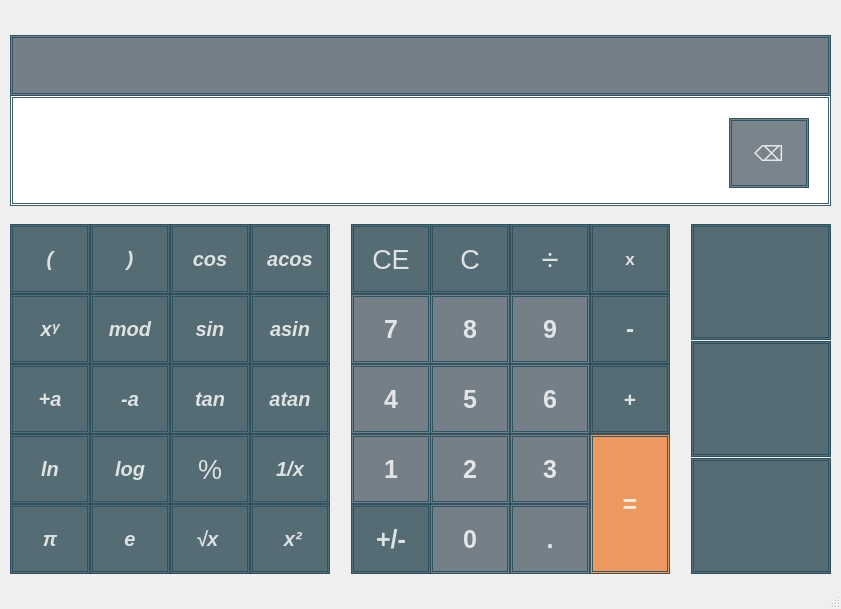
<?xml version="1.0" encoding="UTF-8"?>
<ui version="4.0">
 <class>smartcalc</class>
 <widget class="QMainWindow" name="smartcalc">
  <property name="geometry">
   <rect>
    <x>0</x>
    <y>0</y>
    <width>841</width>
    <height>609</height>
   </rect>
  </property>
  <property name="windowTitle">
   <string>smartcalc</string>
  </property>
  <property name="autoFillBackground">
   <bool>true</bool>
  </property>
  <widget class="QWidget" name="centralwidget">
   <widget class="QPushButton" name="push_erase">
    <property name="geometry">
     <rect>
      <x>729</x>
      <y>118</y>
      <width>80</width>
      <height>70</height>
     </rect>
    </property>
    <property name="font">
     <font>
      <pointsize>16</pointsize>
      <italic>false</italic>
      <bold>false</bold>
      <underline>false</underline>
      <strikeout>false</strikeout>
     </font>
    </property>
    <property name="styleSheet">
     <string notr="true"> QPushButton#push_erase {
     background-color: rgba(65, 79, 92, 0.7);
     border-style: double;
     border-width: 3px;
     border-color: rgba(42, 78, 92, 0.9); 
     min-width: 2em;
     padding: 1px;
	 color: rgba(255, 255, 255, 0.8);
 }
 QPushButton#push_erase:pressed {
     background-color: rgb(42, 78, 92);
     border-style: inset;
 }</string>
    </property>
    <property name="text">
     <string>⌫</string>
    </property>
   </widget>
   <widget class="QPushButton" name="push_acos">
    <property name="geometry">
     <rect>
      <x>250</x>
      <y>224</y>
      <width>80</width>
      <height>70</height>
     </rect>
    </property>
    <property name="font">
     <font>
      <pointsize>15</pointsize>
      <italic>true</italic>
      <bold>true</bold>
      <strikeout>false</strikeout>
     </font>
    </property>
    <property name="styleSheet">
     <string notr="true"> QPushButton#push_acos {
     background-color: rgba(20, 52, 65, 0.7);
     border-style: double;
     border-width: 3px;
     border-color: rgba(42, 78, 92, 0.9); 
     min-width: 2em;
     padding: 1px;
	 color: rgba(255, 255, 255, 0.8);
 }
 QPushButton#push_acos:pressed {
     background-color: rgb(108, 63, 0);
     border-style: inset;
 }</string>
    </property>
    <property name="text">
     <string>acos</string>
    </property>
   </widget>
   <widget class="QPushButton" name="push_pl_min">
    <property name="geometry">
     <rect>
      <x>351</x>
      <y>504</y>
      <width>80</width>
      <height>70</height>
     </rect>
    </property>
    <property name="font">
     <font>
      <pointsize>-1</pointsize>
      <italic>false</italic>
      <bold>true</bold>
     </font>
    </property>
    <property name="styleSheet">
     <string notr="true"> QPushButton#push_pl_min {
     background-color: rgba(20, 52, 65, 0.7);
     border-style: double;
     border-width: 3px;
     border-color: rgba(42, 78, 92, 0.9); 
     font: bold 25px;
     min-width: 2em;
     padding: 1px;
	 color: rgba(255, 255, 255, 0.8);
 }
 QPushButton#push_pl_min:pressed {
     background-color: rgb(108, 63, 0);
     border-style: inset;
 }</string>
    </property>
    <property name="text">
     <string>+/-</string>
    </property>
   </widget>
   <widget class="QPushButton" name="push_1">
    <property name="geometry">
     <rect>
      <x>351</x>
      <y>434</y>
      <width>80</width>
      <height>70</height>
     </rect>
    </property>
    <property name="font">
     <font>
      <pointsize>-1</pointsize>
      <italic>false</italic>
      <bold>true</bold>
     </font>
    </property>
    <property name="styleSheet">
     <string notr="true"> QPushButton#push_1 {
     background-color: rgba(65, 79, 92, 0.7);
     border-style: double;
     border-width: 3px;
     border-color: rgba(42, 78, 92, 0.9); 
     font: bold 25px;
     min-width: 2em;
     padding: 1px;
	 color: rgba(255, 255, 255, 0.8);
 }
 QPushButton#push_1:pressed {
     background-color: rgb(42, 78, 92);
     border-style: inset;
 }</string>
    </property>
    <property name="text">
     <string>1</string>
    </property>
   </widget>
   <widget class="QPushButton" name="push_4">
    <property name="geometry">
     <rect>
      <x>351</x>
      <y>364</y>
      <width>80</width>
      <height>70</height>
     </rect>
    </property>
    <property name="font">
     <font>
      <pointsize>-1</pointsize>
      <italic>false</italic>
      <bold>true</bold>
     </font>
    </property>
    <property name="styleSheet">
     <string notr="true"> QPushButton#push_4 {
     background-color: rgba(65, 79, 92, 0.7);
     border-style: double;
     border-width: 3px;
     border-color: rgba(42, 78, 92, 0.9); 
     font: bold 25px;
     min-width: 2em;
     padding: 1px;
	 color: rgba(255, 255, 255, 0.8);
 }
 QPushButton#push_4:pressed {
     background-color: rgb(42, 78, 92);
     border-style: inset;
 }</string>
    </property>
    <property name="text">
     <string>4</string>
    </property>
   </widget>
   <widget class="QPushButton" name="push_square">
    <property name="geometry">
     <rect>
      <x>250</x>
      <y>504</y>
      <width>80</width>
      <height>70</height>
     </rect>
    </property>
    <property name="font">
     <font>
      <pointsize>15</pointsize>
      <italic>true</italic>
      <bold>true</bold>
      <strikeout>false</strikeout>
     </font>
    </property>
    <property name="styleSheet">
     <string notr="true"> QPushButton#push_square {
     background-color: rgba(20, 52, 65, 0.7);
     border-style: double;
     border-width: 3px;
     border-color: rgba(42, 78, 92, 0.9); 
     min-width: 2em;
     padding: 1px;
	 color: rgba(255, 255, 255, 0.8);
 }
 QPushButton#push_square:pressed {
     background-color: rgb(108, 63, 0);
     border-style: inset;
 }</string>
    </property>
    <property name="text">
     <string> x²</string>
    </property>
   </widget>
   <widget class="QPushButton" name="push_eq">
    <property name="geometry">
     <rect>
      <x>590</x>
      <y>434</y>
      <width>80</width>
      <height>140</height>
     </rect>
    </property>
    <property name="font">
     <font>
      <pointsize>-1</pointsize>
      <italic>false</italic>
      <bold>true</bold>
     </font>
    </property>
    <property name="styleSheet">
     <string notr="true"> QPushButton#push_eq {
     background-color: rgba(233, 116, 36, 0.7);
     border-style: double;
     border-width: 3px;
     border-color: rgba(42, 78, 92, 0.9); 
     font: bold 25px;
     min-width: 2em;
     padding: 1px;
	 color: rgba(255, 255, 255, 0.8);
 }
 QPushButton#push_eq:pressed {
     background-color: rgb(20, 52, 65);
     border-style: inset;
 }</string>
    </property>
    <property name="text">
     <string>=</string>
    </property>
   </widget>
   <widget class="QPushButton" name="push_tan">
    <property name="geometry">
     <rect>
      <x>170</x>
      <y>364</y>
      <width>80</width>
      <height>70</height>
     </rect>
    </property>
    <property name="font">
     <font>
      <pointsize>15</pointsize>
      <italic>true</italic>
      <bold>true</bold>
      <strikeout>false</strikeout>
     </font>
    </property>
    <property name="styleSheet">
     <string notr="true"> QPushButton#push_tan {
     background-color: rgba(20, 52, 65, 0.7);
     border-style: double;
     border-width: 3px;
     border-color: rgba(42, 78, 92, 0.9); 
     min-width: 2em;
     padding: 1px;
	 color: rgba(255, 255, 255, 0.8);
 }
 QPushButton#push_tan:pressed {
     background-color: rgb(108, 63, 0);
     border-style: inset;
 }</string>
    </property>
    <property name="text">
     <string>tan</string>
    </property>
   </widget>
   <widget class="QPushButton" name="push_sqrt">
    <property name="geometry">
     <rect>
      <x>170</x>
      <y>504</y>
      <width>80</width>
      <height>70</height>
     </rect>
    </property>
    <property name="font">
     <font>
      <pointsize>15</pointsize>
      <italic>true</italic>
      <bold>true</bold>
      <strikeout>false</strikeout>
     </font>
    </property>
    <property name="styleSheet">
     <string notr="true"> QPushButton#push_sqrt {
     background-color: rgba(20, 52, 65, 0.7);
     border-style: double;
     border-width: 3px;
     border-color: rgba(42, 78, 92, 0.9); 
     min-width: 2em;
     padding: 1px;
	 color: rgba(255, 255, 255, 0.8);
 }
 QPushButton#push_sqrt:pressed {
     background-color: rgb(108, 63, 0);
     border-style: inset;
 }</string>
    </property>
    <property name="text">
     <string>√x </string>
    </property>
   </widget>
   <widget class="QPushButton" name="push_bkt2">
    <property name="geometry">
     <rect>
      <x>90</x>
      <y>224</y>
      <width>80</width>
      <height>70</height>
     </rect>
    </property>
    <property name="font">
     <font>
      <pointsize>15</pointsize>
      <italic>true</italic>
      <bold>true</bold>
      <strikeout>false</strikeout>
     </font>
    </property>
    <property name="styleSheet">
     <string notr="true"> QPushButton#push_bkt2 {
     background-color: rgba(20, 52, 65, 0.7);
     border-style: double;
     border-width: 3px;
     border-color: rgba(42, 78, 92, 0.9); 
     min-width: 2em;
     padding: 1px;
	 color: rgba(255, 255, 255, 0.8);
 }
 QPushButton#push_bkt2:pressed {
     background-color: rgb(108, 63, 0);
     border-style: inset;
 }</string>
    </property>
    <property name="text">
     <string>)</string>
    </property>
   </widget>
   <widget class="QPushButton" name="push_exp">
    <property name="geometry">
     <rect>
      <x>90</x>
      <y>504</y>
      <width>80</width>
      <height>70</height>
     </rect>
    </property>
    <property name="font">
     <font>
      <pointsize>15</pointsize>
      <italic>true</italic>
      <bold>true</bold>
      <strikeout>false</strikeout>
     </font>
    </property>
    <property name="styleSheet">
     <string notr="true"> QPushButton#push_exp {
     background-color: rgba(20, 52, 65, 0.7);
     border-style: double;
     border-width: 3px;
     border-color: rgba(42, 78, 92, 0.9); 
     min-width: 2em;
     padding: 1px;
	 color: rgba(255, 255, 255, 0.8);
 }
 QPushButton#push_exp:pressed {
     background-color: rgb(108, 63, 0);
     border-style: inset;
 }</string>
    </property>
    <property name="text">
     <string>e</string>
    </property>
   </widget>
   <widget class="QPushButton" name="push_sub_unar">
    <property name="geometry">
     <rect>
      <x>90</x>
      <y>364</y>
      <width>80</width>
      <height>70</height>
     </rect>
    </property>
    <property name="font">
     <font>
      <pointsize>15</pointsize>
      <italic>true</italic>
      <bold>true</bold>
      <strikeout>false</strikeout>
     </font>
    </property>
    <property name="styleSheet">
     <string notr="true"> QPushButton#push_sub_unar {
     background-color: rgba(20, 52, 65, 0.7);
     border-style: double;
     border-width: 3px;
     border-color: rgba(42, 78, 92, 0.9); 
     min-width: 2em;
     padding: 1px;
	 color: rgba(255, 255, 255, 0.8);
 }
 QPushButton#push_sub_unar:pressed {
     background-color: rgb(108, 63, 0);
     border-style: inset;
 }</string>
    </property>
    <property name="text">
     <string>-a</string>
    </property>
   </widget>
   <widget class="QPushButton" name="push_CE">
    <property name="geometry">
     <rect>
      <x>351</x>
      <y>224</y>
      <width>80</width>
      <height>70</height>
     </rect>
    </property>
    <property name="font">
     <font>
      <pointsize>20</pointsize>
      <italic>false</italic>
      <bold>false</bold>
      <strikeout>false</strikeout>
     </font>
    </property>
    <property name="styleSheet">
     <string notr="true"> QPushButton#push_CE {
     background-color: rgba(20, 52, 65, 0.7);
     border-style: double;
     border-width: 3px;
     border-color: rgba(42, 78, 92, 0.9); 
     min-width: 2em;
     padding: 1px;
	 color: rgba(255, 255, 255, 0.8);
 }
 QPushButton#push_CE:pressed {
     background-color: rgb(108, 63, 0);
     border-style: inset;
 }</string>
    </property>
    <property name="text">
     <string>CE</string>
    </property>
   </widget>
   <widget class="QPushButton" name="push_6">
    <property name="geometry">
     <rect>
      <x>510</x>
      <y>364</y>
      <width>80</width>
      <height>70</height>
     </rect>
    </property>
    <property name="font">
     <font>
      <pointsize>-1</pointsize>
      <italic>false</italic>
      <bold>true</bold>
     </font>
    </property>
    <property name="styleSheet">
     <string notr="true"> QPushButton#push_6 {
     background-color: rgba(65, 79, 92, 0.7);
     border-style: double;
     border-width: 3px;
     border-color: rgba(42, 78, 92, 0.9); 
     font: bold 25px;
     min-width: 2em;
     padding: 1px;
	 color: rgba(255, 255, 255, 0.8);
 }
 QPushButton#push_6:pressed {
     background-color: rgb(42, 78, 92);
     border-style: inset;
 }</string>
    </property>
    <property name="text">
     <string>6</string>
    </property>
   </widget>
   <widget class="QPushButton" name="push_sum">
    <property name="geometry">
     <rect>
      <x>590</x>
      <y>364</y>
      <width>80</width>
      <height>70</height>
     </rect>
    </property>
    <property name="font">
     <font>
      <pointsize>16</pointsize>
      <italic>false</italic>
      <bold>true</bold>
      <strikeout>false</strikeout>
     </font>
    </property>
    <property name="styleSheet">
     <string notr="true"> QPushButton#push_sum {
     background-color: rgba(20, 52, 65, 0.7);
     border-style: double;
     border-width: 3px;
     border-color: rgba(42, 78, 92, 0.9); 
     min-width: 2em;
     padding: 1px;
	 color: rgba(255, 255, 255, 0.8);
 }
 QPushButton#push_sum:pressed {
     background-color: rgb(108, 63, 0);
     border-style: inset;
 }</string>
    </property>
    <property name="text">
     <string>+</string>
    </property>
   </widget>
   <widget class="QPushButton" name="push_expon">
    <property name="geometry">
     <rect>
      <x>10</x>
      <y>294</y>
      <width>80</width>
      <height>70</height>
     </rect>
    </property>
    <property name="font">
     <font>
      <pointsize>15</pointsize>
      <italic>true</italic>
      <bold>true</bold>
      <strikeout>false</strikeout>
     </font>
    </property>
    <property name="styleSheet">
     <string notr="true"> QPushButton#push_expon {
     background-color: rgba(20, 52, 65, 0.7);
     border-style: double;
     border-width: 3px;
     border-color: rgba(42, 78, 92, 0.9); 
     min-width: 2em;
     padding: 1px;
	 color: rgba(255, 255, 255, 0.8);
 }
 QPushButton#push_expon:pressed {
     background-color: rgb(108, 63, 0);
     border-style: inset;
 }</string>
    </property>
    <property name="text">
     <string>xᵞ</string>
    </property>
   </widget>
   <widget class="QPushButton" name="push_inverse">
    <property name="geometry">
     <rect>
      <x>250</x>
      <y>434</y>
      <width>80</width>
      <height>70</height>
     </rect>
    </property>
    <property name="font">
     <font>
      <pointsize>15</pointsize>
      <italic>true</italic>
      <bold>true</bold>
      <strikeout>false</strikeout>
     </font>
    </property>
    <property name="styleSheet">
     <string notr="true"> QPushButton#push_inverse {
     background-color: rgba(20, 52, 65, 0.7);
     border-style: double;
     border-width: 3px;
     border-color: rgba(42, 78, 92, 0.9); 
     min-width: 2em;
     padding: 1px;
	 color: rgba(255, 255, 255, 0.8);
 }
 QPushButton#push_inverse:pressed {
     background-color: rgb(108, 63, 0);
     border-style: inset;
 }</string>
    </property>
    <property name="text">
     <string>1/x</string>
    </property>
   </widget>
   <widget class="QPushButton" name="push_cos">
    <property name="geometry">
     <rect>
      <x>170</x>
      <y>224</y>
      <width>80</width>
      <height>70</height>
     </rect>
    </property>
    <property name="font">
     <font>
      <pointsize>15</pointsize>
      <italic>true</italic>
      <bold>true</bold>
      <strikeout>false</strikeout>
     </font>
    </property>
    <property name="styleSheet">
     <string notr="true"> QPushButton#push_cos {
     background-color: rgba(20, 52, 65, 0.7);
     border-style: double;
     border-width: 3px;
     border-color: rgba(42, 78, 92, 0.9); 
     min-width: 2em;
     padding: 1px;
	 color: rgba(255, 255, 255, 0.8);
 }
 QPushButton#push_cos:pressed {
     background-color: rgb(108, 63, 0);
     border-style: inset;
 }</string>
    </property>
    <property name="text">
     <string>cos</string>
    </property>
   </widget>
   <widget class="QPushButton" name="push_mod">
    <property name="geometry">
     <rect>
      <x>90</x>
      <y>294</y>
      <width>80</width>
      <height>70</height>
     </rect>
    </property>
    <property name="font">
     <font>
      <pointsize>15</pointsize>
      <italic>true</italic>
      <bold>true</bold>
      <strikeout>false</strikeout>
     </font>
    </property>
    <property name="styleSheet">
     <string notr="true"> QPushButton#push_mod {
     background-color: rgba(20, 52, 65, 0.7);
     border-style: double;
     border-width: 3px;
     border-color: rgba(42, 78, 92, 0.9); 
     min-width: 2em;
     padding: 1px;
	 color: rgba(255, 255, 255, 0.8);
 }
 QPushButton#push_mod:pressed {
     background-color: rgb(108, 63, 0);
     border-style: inset;
 }</string>
    </property>
    <property name="text">
     <string>mod</string>
    </property>
   </widget>
   <widget class="QPushButton" name="push_C">
    <property name="geometry">
     <rect>
      <x>430</x>
      <y>224</y>
      <width>80</width>
      <height>70</height>
     </rect>
    </property>
    <property name="font">
     <font>
      <pointsize>20</pointsize>
      <italic>false</italic>
      <bold>false</bold>
      <strikeout>false</strikeout>
     </font>
    </property>
    <property name="styleSheet">
     <string notr="true"> QPushButton#push_C {
     background-color: rgba(20, 52, 65, 0.7);
     border-style: double;
     border-width: 3px;
     border-color: rgba(42, 78, 92, 0.9); 
     min-width: 2em;
     padding: 1px;
	 color: rgba(255, 255, 255, 0.8);
 }
 QPushButton#push_C:pressed {
     background-color: rgb(108, 63, 0);
     border-style: inset;
 }</string>
    </property>
    <property name="text">
     <string>C</string>
    </property>
   </widget>
   <widget class="QPushButton" name="push_ln">
    <property name="geometry">
     <rect>
      <x>10</x>
      <y>434</y>
      <width>80</width>
      <height>70</height>
     </rect>
    </property>
    <property name="font">
     <font>
      <pointsize>15</pointsize>
      <italic>true</italic>
      <bold>true</bold>
      <strikeout>false</strikeout>
     </font>
    </property>
    <property name="styleSheet">
     <string notr="true"> QPushButton#push_ln {
     background-color: rgba(20, 52, 65, 0.7);
     border-style: double;
     border-width: 3px;
     border-color: rgba(42, 78, 92, 0.9); 
     min-width: 2em;
     padding: 1px;
	 color: rgba(255, 255, 255, 0.8);
 }
 QPushButton#push_ln:pressed {
     background-color: rgb(108, 63, 0);
     border-style: inset;
 }</string>
    </property>
    <property name="text">
     <string>ln</string>
    </property>
   </widget>
   <widget class="QPushButton" name="push_sin">
    <property name="geometry">
     <rect>
      <x>170</x>
      <y>294</y>
      <width>80</width>
      <height>70</height>
     </rect>
    </property>
    <property name="font">
     <font>
      <pointsize>15</pointsize>
      <italic>true</italic>
      <bold>true</bold>
      <strikeout>false</strikeout>
     </font>
    </property>
    <property name="styleSheet">
     <string notr="true"> QPushButton#push_sin {
     background-color: rgba(20, 52, 65, 0.7);
     border-style: double;
     border-width: 3px;
     border-color: rgba(42, 78, 92, 0.9); 
     min-width: 2em;
     padding: 1px;
	 color: rgba(255, 255, 255, 0.8);
 }
 QPushButton#push_sin:pressed {
     background-color: rgb(108, 63, 0);
     border-style: inset;
 }</string>
    </property>
    <property name="text">
     <string>sin</string>
    </property>
   </widget>
   <widget class="QPushButton" name="push_mult">
    <property name="geometry">
     <rect>
      <x>590</x>
      <y>224</y>
      <width>80</width>
      <height>70</height>
     </rect>
    </property>
    <property name="font">
     <font>
      <pointsize>13</pointsize>
      <italic>false</italic>
      <bold>true</bold>
      <strikeout>false</strikeout>
     </font>
    </property>
    <property name="styleSheet">
     <string notr="true"> QPushButton#push_mult {
     background-color: rgba(20, 52, 65, 0.7);
     border-style: double;
     border-width: 3px;
     border-color: rgba(42, 78, 92, 0.9); 
     min-width: 2em;
     padding: 1px;
	 color: rgba(255, 255, 255, 0.8);
 }
 QPushButton#push_mult:pressed {
     background-color: rgb(108, 63, 0);
     border-style: inset;
 }</string>
    </property>
    <property name="text">
     <string>x</string>
    </property>
   </widget>
   <widget class="QLineEdit" name="resfield">
    <property name="geometry">
     <rect>
      <x>10</x>
      <y>95</y>
      <width>821</width>
      <height>111</height>
     </rect>
    </property>
    <property name="font">
     <font>
      <pointsize>29</pointsize>
      <italic>false</italic>
      <bold>false</bold>
      <strikeout>false</strikeout>
     </font>
    </property>
    <property name="styleSheet">
     <string notr="true">QLineEdit {
    border: 3px solid rgba(42, 78, 92, 0.9); 
    border-style: double;
    padding: 5px;
    text-align: right;
}
</string>
    </property>
    <property name="text">
     <string/>
    </property>
   </widget>
   <widget class="QLabel" name="history">
    <property name="geometry">
     <rect>
      <x>10</x>
      <y>35</y>
      <width>821</width>
      <height>61</height>
     </rect>
    </property>
    <property name="font">
     <font>
      <pointsize>10</pointsize>
      <italic>false</italic>
      <bold>false</bold>
      <strikeout>false</strikeout>
     </font>
    </property>
    <property name="styleSheet">
     <string notr="true">QLabel {
    background-color: rgba(65, 79, 92, 0.7);
    border: 3px solid rgba(42, 78, 92, 0.9); 
    border-style: double;
    padding: 5px;
    text-align: right;
}
</string>
    </property>
    <property name="text">
     <string/>
    </property>
    <property name="wordWrap">
     <bool>true</bool>
    </property>
   </widget>
   <widget class="QPushButton" name="push_9">
    <property name="geometry">
     <rect>
      <x>510</x>
      <y>294</y>
      <width>80</width>
      <height>70</height>
     </rect>
    </property>
    <property name="font">
     <font>
      <pointsize>-1</pointsize>
      <italic>false</italic>
      <bold>true</bold>
     </font>
    </property>
    <property name="styleSheet">
     <string notr="true"> QPushButton#push_9 {
     background-color: rgba(65, 79, 92, 0.7);
     border-style: double;
     border-width: 3px;
     border-color: rgba(42, 78, 92, 0.9); 
     font: bold 25px;
     min-width: 2em;
     padding: 1px;
	 color: rgba(255, 255, 255, 0.8);
 }
 QPushButton#push_9:pressed {
     background-color: rgb(42, 78, 92);
     border-style: inset;
 }</string>
    </property>
    <property name="text">
     <string>9</string>
    </property>
   </widget>
   <widget class="QPushButton" name="push_8">
    <property name="geometry">
     <rect>
      <x>430</x>
      <y>294</y>
      <width>80</width>
      <height>70</height>
     </rect>
    </property>
    <property name="font">
     <font>
      <pointsize>-1</pointsize>
      <italic>false</italic>
      <bold>true</bold>
     </font>
    </property>
    <property name="styleSheet">
     <string notr="true"> QPushButton#push_8 {
     background-color: rgba(65, 79, 92, 0.7);
     border-style: double;
     border-width: 3px;
     border-color: rgba(42, 78, 92, 0.9); 
     font: bold 25px;
     min-width: 2em;
     padding: 1px;
	 color: rgba(255, 255, 255, 0.8);
 }
 QPushButton#push_8:pressed {
     background-color: rgb(42, 78, 92);
     border-style: inset;
 }</string>
    </property>
    <property name="text">
     <string>8</string>
    </property>
   </widget>
   <widget class="QPushButton" name="push_2">
    <property name="geometry">
     <rect>
      <x>430</x>
      <y>434</y>
      <width>80</width>
      <height>70</height>
     </rect>
    </property>
    <property name="font">
     <font>
      <pointsize>-1</pointsize>
      <italic>false</italic>
      <bold>true</bold>
     </font>
    </property>
    <property name="styleSheet">
     <string notr="true"> QPushButton#push_2 {
     background-color: rgba(65, 79, 92, 0.7);
     border-style: double;
     border-width: 3px;
     border-color: rgba(42, 78, 92, 0.9); 
     font: bold 25px;
     min-width: 2em;
     padding: 1px;
	 color: rgba(255, 255, 255, 0.8);
 }
 QPushButton#push_2:pressed {
     background-color: rgb(42, 78, 92);
     border-style: inset;
 }</string>
    </property>
    <property name="text">
     <string>2</string>
    </property>
   </widget>
   <widget class="QPushButton" name="push_atan">
    <property name="geometry">
     <rect>
      <x>250</x>
      <y>364</y>
      <width>80</width>
      <height>70</height>
     </rect>
    </property>
    <property name="font">
     <font>
      <pointsize>15</pointsize>
      <italic>true</italic>
      <bold>true</bold>
      <strikeout>false</strikeout>
     </font>
    </property>
    <property name="styleSheet">
     <string notr="true"> QPushButton#push_atan {
     background-color: rgba(20, 52, 65, 0.7);
     border-style: double;
     border-width: 3px;
     border-color: rgba(42, 78, 92, 0.9); 
     min-width: 2em;
     padding: 1px;
	 color: rgba(255, 255, 255, 0.8);
 }
 QPushButton#push_atan:pressed {
     background-color: rgb(108, 63, 0);
     border-style: inset;
 }</string>
    </property>
    <property name="text">
     <string>atan</string>
    </property>
   </widget>
   <widget class="QPushButton" name="push_perc">
    <property name="geometry">
     <rect>
      <x>170</x>
      <y>434</y>
      <width>80</width>
      <height>70</height>
     </rect>
    </property>
    <property name="font">
     <font>
      <pointsize>20</pointsize>
      <italic>false</italic>
      <bold>false</bold>
      <strikeout>false</strikeout>
     </font>
    </property>
    <property name="styleSheet">
     <string notr="true"> QPushButton#push_perc {
     background-color: rgba(20, 52, 65, 0.7);
     border-style: double;
     border-width: 3px;
     border-color: rgba(42, 78, 92, 0.9); 
     min-width: 2em;
     padding: 1px;
	 color: rgba(255, 255, 255, 0.8);
 }
 QPushButton#push_perc:pressed {
     background-color: rgb(108, 63, 0);
     border-style: inset;
 }</string>
    </property>
    <property name="text">
     <string>%</string>
    </property>
   </widget>
   <widget class="QPushButton" name="push_log">
    <property name="geometry">
     <rect>
      <x>90</x>
      <y>434</y>
      <width>80</width>
      <height>70</height>
     </rect>
    </property>
    <property name="font">
     <font>
      <pointsize>15</pointsize>
      <italic>true</italic>
      <bold>true</bold>
      <strikeout>false</strikeout>
     </font>
    </property>
    <property name="styleSheet">
     <string notr="true"> QPushButton#push_log {
     background-color: rgba(20, 52, 65, 0.7);
     border-style: double;
     border-width: 3px;
     border-color: rgba(42, 78, 92, 0.9); 
     min-width: 2em;
     padding: 1px;
	 color: rgba(255, 255, 255, 0.8);
 }
 QPushButton#push_log:pressed {
     background-color: rgb(108, 63, 0);
     border-style: inset;
 }</string>
    </property>
    <property name="text">
     <string>log</string>
    </property>
   </widget>
   <widget class="QPushButton" name="push_0">
    <property name="geometry">
     <rect>
      <x>430</x>
      <y>504</y>
      <width>80</width>
      <height>70</height>
     </rect>
    </property>
    <property name="font">
     <font>
      <pointsize>-1</pointsize>
      <italic>false</italic>
      <bold>true</bold>
     </font>
    </property>
    <property name="styleSheet">
     <string notr="true"> QPushButton#push_0 {
     background-color: rgba(65, 79, 92, 0.7);
     border-style: double;
     border-width: 3px;
     border-color: rgba(42, 78, 92, 0.9); 
     font: bold 25px;
     min-width: 2em;
     padding: 1px;
	 color: rgba(255, 255, 255, 0.8);
 }
 QPushButton#push_0:pressed {
     background-color: rgb(42, 78, 92);
     border-style: inset;
 }</string>
    </property>
    <property name="text">
     <string>0</string>
    </property>
   </widget>
   <widget class="QPushButton" name="push_asin">
    <property name="geometry">
     <rect>
      <x>250</x>
      <y>294</y>
      <width>80</width>
      <height>70</height>
     </rect>
    </property>
    <property name="font">
     <font>
      <pointsize>15</pointsize>
      <italic>true</italic>
      <bold>true</bold>
      <strikeout>false</strikeout>
     </font>
    </property>
    <property name="styleSheet">
     <string notr="true"> QPushButton#push_asin {
     background-color: rgba(20, 52, 65, 0.7);
     border-style: double;
     border-width: 3px;
     border-color: rgba(42, 78, 92, 0.9); 
     min-width: 2em;
     padding: 1px;
	 color: rgba(255, 255, 255, 0.8);
 }
 QPushButton#push_asin:pressed {
     background-color: rgb(108, 63, 0);
     border-style: inset;
 }</string>
    </property>
    <property name="text">
     <string>asin</string>
    </property>
   </widget>
   <widget class="QPushButton" name="push_3">
    <property name="geometry">
     <rect>
      <x>510</x>
      <y>434</y>
      <width>80</width>
      <height>70</height>
     </rect>
    </property>
    <property name="font">
     <font>
      <pointsize>-1</pointsize>
      <italic>false</italic>
      <bold>true</bold>
     </font>
    </property>
    <property name="styleSheet">
     <string notr="true"> QPushButton#push_3 {
     background-color: rgba(65, 79, 92, 0.7);
     border-style: double;
     border-width: 3px;
     border-color: rgba(42, 78, 92, 0.9); 
     font: bold 25px;
     min-width: 2em;
     padding: 1px;
	 color: rgba(255, 255, 255, 0.8);
 }
 QPushButton#push_3:pressed {
     background-color: rgb(42, 78, 92);
     border-style: inset;
 }</string>
    </property>
    <property name="text">
     <string>3</string>
    </property>
   </widget>
   <widget class="QPushButton" name="push_sub">
    <property name="geometry">
     <rect>
      <x>590</x>
      <y>294</y>
      <width>80</width>
      <height>70</height>
     </rect>
    </property>
    <property name="font">
     <font>
      <pointsize>18</pointsize>
      <italic>false</italic>
      <bold>true</bold>
      <strikeout>false</strikeout>
     </font>
    </property>
    <property name="styleSheet">
     <string notr="true"> QPushButton#push_sub {
     background-color: rgba(20, 52, 65, 0.7);
     border-style: double;
     border-width: 3px;
     border-color: rgba(42, 78, 92, 0.9); 
     min-width: 2em;
     padding: 1px;
	 color: rgba(255, 255, 255, 0.8);
 }
 QPushButton#push_sub:pressed {
     background-color: rgb(108, 63, 0);
     border-style: inset;
 }</string>
    </property>
    <property name="text">
     <string>-</string>
    </property>
   </widget>
   <widget class="QPushButton" name="push_bkt1">
    <property name="geometry">
     <rect>
      <x>10</x>
      <y>224</y>
      <width>80</width>
      <height>70</height>
     </rect>
    </property>
    <property name="font">
     <font>
      <pointsize>15</pointsize>
      <italic>true</italic>
      <bold>true</bold>
      <strikeout>false</strikeout>
     </font>
    </property>
    <property name="styleSheet">
     <string notr="true"> QPushButton#push_bkt1 {
     background-color: rgba(20, 52, 65, 0.7);
     border-style: double;
     border-width: 3px;
     border-color: rgba(42, 78, 92, 0.9); 
     min-width: 2em;
     padding: 1px;
	 color: rgba(255, 255, 255, 0.8);
 }
 QPushButton#push_bkt1:pressed {
     background-color: rgb(108, 63, 0);
     border-style: inset;
 }</string>
    </property>
    <property name="text">
     <string>(</string>
    </property>
   </widget>
   <widget class="QPushButton" name="push_dot">
    <property name="geometry">
     <rect>
      <x>510</x>
      <y>504</y>
      <width>80</width>
      <height>70</height>
     </rect>
    </property>
    <property name="font">
     <font>
      <pointsize>-1</pointsize>
      <italic>false</italic>
      <bold>true</bold>
     </font>
    </property>
    <property name="styleSheet">
     <string notr="true"> QPushButton#push_dot {
     background-color: rgba(65, 79, 92, 0.7);
     border-style: double;
     border-width: 3px;
     border-color: rgba(42, 78, 92, 0.9); 
     font: bold 25px;
     min-width: 2em;
     padding: 1px;
	 color: rgba(255, 255, 255, 0.8);
 }
 QPushButton#push_dot:pressed {
     background-color: rgb(42, 78, 92);
     border-style: inset;
 }</string>
    </property>
    <property name="text">
     <string>.</string>
    </property>
   </widget>
   <widget class="QPushButton" name="push_pi">
    <property name="geometry">
     <rect>
      <x>10</x>
      <y>504</y>
      <width>80</width>
      <height>70</height>
     </rect>
    </property>
    <property name="font">
     <font>
      <pointsize>15</pointsize>
      <italic>true</italic>
      <bold>true</bold>
      <strikeout>false</strikeout>
     </font>
    </property>
    <property name="styleSheet">
     <string notr="true"> QPushButton#push_pi {
     background-color: rgba(20, 52, 65, 0.7);
     border-style: double;
     border-width: 3px;
     border-color: rgba(42, 78, 92, 0.9); 
     min-width: 2em;
     padding: 1px;
	 color: rgba(255, 255, 255, 0.8);
 }
 QPushButton#push_pi:pressed {
     background-color: rgb(108, 63, 0);
     border-style: inset;
 }</string>
    </property>
    <property name="text">
     <string>π</string>
    </property>
   </widget>
   <widget class="QPushButton" name="push_7">
    <property name="geometry">
     <rect>
      <x>351</x>
      <y>294</y>
      <width>80</width>
      <height>70</height>
     </rect>
    </property>
    <property name="font">
     <font>
      <pointsize>-1</pointsize>
      <italic>false</italic>
      <bold>true</bold>
     </font>
    </property>
    <property name="styleSheet">
     <string notr="true"> QPushButton#push_7 {
     background-color: rgba(65, 79, 92, 0.7);
     border-style: double;
     border-width: 3px;
     border-color: rgba(42, 78, 92, 0.9); 
     font: bold 25px;
     min-width: 2em;
     padding: 1px;
	 color: rgba(255, 255, 255, 0.8);
 }
 QPushButton#push_7:pressed {
     background-color: rgb(42, 78, 92);
     border-style: inset;
 }</string>
    </property>
    <property name="text">
     <string>7</string>
    </property>
   </widget>
   <widget class="QPushButton" name="push_sum_unar">
    <property name="geometry">
     <rect>
      <x>10</x>
      <y>364</y>
      <width>80</width>
      <height>70</height>
     </rect>
    </property>
    <property name="font">
     <font>
      <pointsize>15</pointsize>
      <italic>true</italic>
      <bold>true</bold>
      <strikeout>false</strikeout>
     </font>
    </property>
    <property name="styleSheet">
     <string notr="true"> QPushButton#push_sum_unar {
     background-color: rgba(20, 52, 65, 0.7);
     border-style: double;
     border-width: 3px;
     border-color: rgba(42, 78, 92, 0.9); 
     min-width: 2em;
     padding: 1px;
	 color: rgba(255, 255, 255, 0.8);
 }
 QPushButton#push_sum_unar:pressed {
     background-color: rgb(108, 63, 0);
     border-style: inset;
 }</string>
    </property>
    <property name="text">
     <string>+a</string>
    </property>
   </widget>
   <widget class="QPushButton" name="push_5">
    <property name="geometry">
     <rect>
      <x>430</x>
      <y>364</y>
      <width>80</width>
      <height>70</height>
     </rect>
    </property>
    <property name="font">
     <font>
      <pointsize>-1</pointsize>
      <italic>false</italic>
      <bold>true</bold>
     </font>
    </property>
    <property name="styleSheet">
     <string notr="true"> QPushButton#push_5 {
     background-color: rgba(65, 79, 92, 0.7);
     border-style: double;
     border-width: 3px;
     border-color: rgba(42, 78, 92, 0.9); 
     font: bold 25px;
     min-width: 2em;
     padding: 1px;
	 color: rgba(255, 255, 255, 0.8);
 }
 QPushButton#push_5:pressed {
     background-color: rgb(42, 78, 92);
     border-style: inset;
 }</string>
    </property>
    <property name="text">
     <string>5</string>
    </property>
   </widget>
   <widget class="QPushButton" name="push_div">
    <property name="geometry">
     <rect>
      <x>510</x>
      <y>224</y>
      <width>80</width>
      <height>70</height>
     </rect>
    </property>
    <property name="font">
     <font>
      <pointsize>23</pointsize>
      <italic>false</italic>
      <bold>false</bold>
      <strikeout>false</strikeout>
     </font>
    </property>
    <property name="styleSheet">
     <string notr="true"> QPushButton#push_div {
     background-color: rgba(20, 52, 65, 0.7);
     border-style: double;
     border-width: 3px;
     border-color: rgba(42, 78, 92, 0.9); 
     min-width: 2em;
     padding: 1px;
	 color: rgba(255, 255, 255, 0.8);
 }
 QPushButton#push_div:pressed {
     background-color: rgb(108, 63, 0);
     border-style: inset;
 }</string>
    </property>
    <property name="text">
     <string>÷</string>
    </property>
   </widget>
   <widget class="QPushButton" name="push_credit">
    <property name="geometry">
     <rect>
      <x>691</x>
      <y>458</y>
      <width>140</width>
      <height>116</height>
     </rect>
    </property>
    <property name="font">
     <font>
      <pointsize>18</pointsize>
      <italic>false</italic>
      <bold>true</bold>
      <strikeout>false</strikeout>
     </font>
    </property>
    <property name="styleSheet">
     <string notr="true"> QPushButton#push_credit {
     background-color: rgba(20, 52, 65, 0.7);
     border-style: double;
     border-width: 3px;
     border-color: rgba(42, 78, 92, 0.9); 
     min-width: 2em;
     padding: 1px;
	 color: rgba(255, 255, 255, 0.8);
	 border-image: url(/home/deadline/s21_projects/C7_s21_smartcalc/src/pics/credit.png);
 }
 QPushButton#push_credit:pressed {
     background-color: rgb(108, 63, 0);
     border-style: inset;
 }</string>
    </property>
    <property name="text">
     <string/>
    </property>
   </widget>
   <widget class="QPushButton" name="push_deposit">
    <property name="geometry">
     <rect>
      <x>691</x>
      <y>341</y>
      <width>140</width>
      <height>116</height>
     </rect>
    </property>
    <property name="font">
     <font>
      <pointsize>18</pointsize>
      <italic>false</italic>
      <bold>true</bold>
      <strikeout>false</strikeout>
     </font>
    </property>
    <property name="styleSheet">
     <string notr="true"> QPushButton#push_deposit {
     background-color: rgba(20, 52, 65, 0.7);
     border-style: double;
     border-width: 3px;
     border-color: rgba(42, 78, 92, 0.9); 
     min-width: 2em;
     padding: 1px;
	 color: rgba(255, 255, 255, 0.8);
	 border-image: url(/home/deadline/s21_projects/C7_s21_smartcalc/src/pics/deposit.png);
 }
 QPushButton#push_deposit:pressed {
     background-color: rgb(108, 63, 0);
     border-style: inset;
 }</string>
    </property>
    <property name="text">
     <string/>
    </property>
   </widget>
   <widget class="QPushButton" name="push_graph">
    <property name="geometry">
     <rect>
      <x>691</x>
      <y>224</y>
      <width>140</width>
      <height>116</height>
     </rect>
    </property>
    <property name="font">
     <font>
      <pointsize>18</pointsize>
      <italic>false</italic>
      <bold>true</bold>
      <strikeout>false</strikeout>
     </font>
    </property>
    <property name="styleSheet">
     <string notr="true"> QPushButton#push_graph {
     background-color: rgba(20, 52, 65, 0.7);
     border-style: double;
     border-width: 3px;
     border-color: rgba(42, 78, 92, 0.9); 
     min-width: 2em;
     padding: 1px;
	 color: rgba(255, 255, 255, 0.8);
	 border-image: url(/home/deadline/s21_projects/C7_s21_smartcalc/src/pics/graph.png);
 }
 QPushButton#push_graph:pressed {
     background-color: rgb(108, 63, 0);
     border-style: inset;
 }</string>
    </property>
    <property name="text">
     <string/>
    </property>
   </widget>
   <zorder>push_acos</zorder>
   <zorder>push_pl_min</zorder>
   <zorder>push_1</zorder>
   <zorder>push_4</zorder>
   <zorder>push_square</zorder>
   <zorder>push_eq</zorder>
   <zorder>push_tan</zorder>
   <zorder>push_sqrt</zorder>
   <zorder>push_bkt2</zorder>
   <zorder>push_exp</zorder>
   <zorder>push_sub_unar</zorder>
   <zorder>push_CE</zorder>
   <zorder>push_6</zorder>
   <zorder>push_sum</zorder>
   <zorder>push_expon</zorder>
   <zorder>push_inverse</zorder>
   <zorder>push_cos</zorder>
   <zorder>push_mod</zorder>
   <zorder>push_C</zorder>
   <zorder>push_ln</zorder>
   <zorder>push_sin</zorder>
   <zorder>push_mult</zorder>
   <zorder>resfield</zorder>
   <zorder>history</zorder>
   <zorder>push_9</zorder>
   <zorder>push_8</zorder>
   <zorder>push_2</zorder>
   <zorder>push_atan</zorder>
   <zorder>push_perc</zorder>
   <zorder>push_log</zorder>
   <zorder>push_0</zorder>
   <zorder>push_asin</zorder>
   <zorder>push_3</zorder>
   <zorder>push_sub</zorder>
   <zorder>push_bkt1</zorder>
   <zorder>push_dot</zorder>
   <zorder>push_pi</zorder>
   <zorder>push_7</zorder>
   <zorder>push_sum_unar</zorder>
   <zorder>push_5</zorder>
   <zorder>push_div</zorder>
   <zorder>push_erase</zorder>
   <zorder>push_credit</zorder>
   <zorder>push_deposit</zorder>
   <zorder>push_graph</zorder>
  </widget>
  <widget class="QMenuBar" name="menubar">
   <property name="geometry">
    <rect>
     <x>0</x>
     <y>0</y>
     <width>841</width>
     <height>23</height>
    </rect>
   </property>
  </widget>
  <widget class="QStatusBar" name="statusbar"/>
 </widget>
 <resources/>
 <connections/>
</ui>
